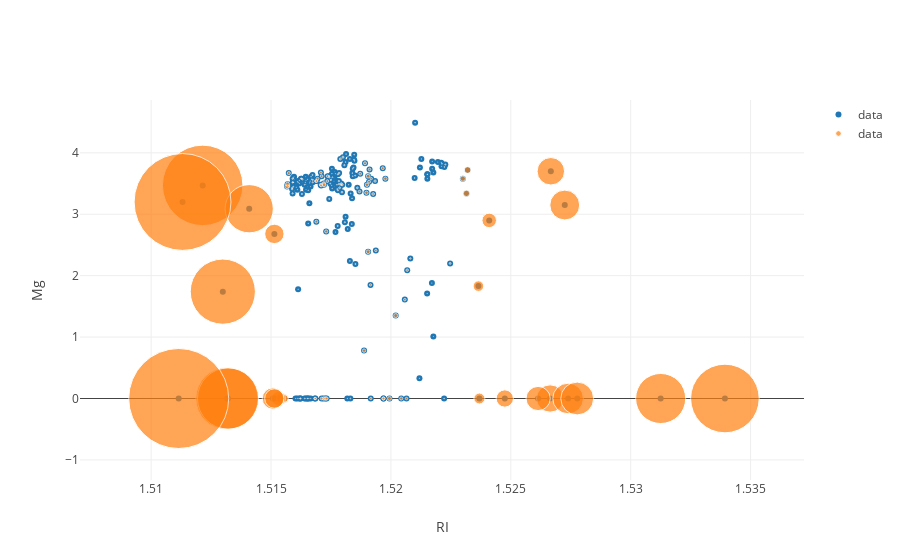

Notebook cell for this chart:
### Markdown cell above
## LOF

### Code cell
clf = LocalOutlierFactor(n_neighbors=20, contamination=0.1)

x = df_glass[name1]
y = df_glass[name2]
y_pred = clf.fit_predict(np.array(x,y).reshape(-1, 1))
X_scores = clf.negative_outlier_factor_

print(X_scores[:20])


radius = (X_scores.max() - X_scores) / (X_scores.max() - X_scores.min())


trace1 = go.Scatter(
    x = x,
    y = y,
    name = 'data',
    mode = 'markers',
    hoverinfo = 'text',
    text = ['x: %s<br>y: %s' % (x_i, y_i) for x_i, y_i in zip(x, y)]
)

trace2 = go.Scatter(
    x = x,
    y = y,
    name = 'data',
    mode = 'markers',
    hoverinfo = 'text',
    text = ['radius: %s' % round(rad, 2) for rad in radius],
    marker=dict(
        size = 100 * radius,
    )
)
data = [trace1, trace2]


layout = go.Layout(
    xaxis = dict({'title': name1}),
    yaxis = dict({'title': name2})
)

fig = go.Figure(data=data, layout=layout)
iplot(fig, layout)

### Figure 1 — Plotly figure (JSON) as saved in the notebook; plotly's stock layout.template omitted (floating-point values rounded to 4 significant figures; data arrays with more than 128 entries replaced by an {"elided": "..."} marker saying what was removed)
{"data": [{"hoverinfo": "text", "mode": "markers", "name": "data", "text": {"elided": "214 str values"}, "type": "scatter", "x": {"elided": "214 float values"}, "y": {"elided": "214 float values"}}, {"hoverinfo": "text", "marker": {"size": {"elided": "214 float values"}}, "mode": "markers", "name": "data", "text": {"elided": "214 str values"}, "type": "scatter", "x": {"elided": "214 float values"}, "y": {"elided": "214 float values"}}], "layout": {"xaxis": {"title": "RI"}, "yaxis": {"title": "Mg"}}}
